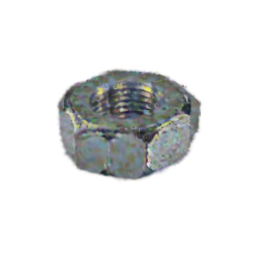
#> input picture guidance/test_imgs/AAAI.png, 256 x 256 px, found by its file name
$ python mask4.py
#> lines starting #> are read from the running program, lines starting #| are printed output that depends on the picture; after the words box and inside, x2 and y2 are one past the last pixel; in counts of white or black regions, pixels touching at a corner belong together
#> further down, image is the input picture: shape (256, 256, 3); mean B, G, R 229.5, 229.6, 228.5
import cv2
import numpy as np
import argparse
import os

import cv2
import numpy as np

def generate_binary_mask_01(original_image: np.ndarray, verbose: bool = False) -> np.ndarray:
    """
    生成一个值为 0 和 1 的二值掩码 (binary mask)，适用于白色背景下的物体分割。
    无连通域分析，直接返回整体前景区域。
    """
#> called with verbose = False
    if verbose:
        print("--- [generate_binary_mask_01] 使用HSV分割白色背景物体（无连通域筛选） ---")

    if original_image.ndim != 3 or original_image.shape[2] != 3:
        if verbose:
            print("错误: 输入图像必须是3通道BGR格式。")
        return None

    height, width = original_image.shape[:2]
#> height = 256; width = 256

    # 转换为 HSV 色彩空间
    hsv = cv2.cvtColor(original_image, cv2.COLOR_BGR2HSV)
#> hsv: shape (256, 256, 3); mean H, S, V 17, 6.6, 230.8

    # 背景为白色区域: 饱和度S低 + 亮度V高
    white_bg_mask = cv2.inRange(hsv, (0, 0, 240), (180, 10, 255))
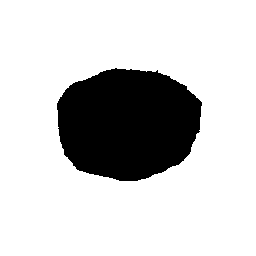
#> white_bg_mask: shape (256, 256); 80.3% white; 1 black region, box (x1, y1, x2, y2) and area: (57, 68, 202, 181) 12917
    fg_mask = cv2.bitwise_not(white_bg_mask)  # 此时 fg_mask 是 0/255 的二值图

    if verbose:
        white_ratio = np.mean(white_bg_mask > 0)
        print(f"[HSV] 背景白色比例: {white_ratio*100:.2f}%")

    # 边缘增强（连接断裂区域）
    edges = cv2.Canny(fg_mask, 50, 150)
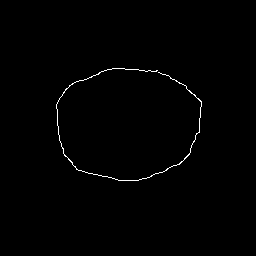
#> edges: shape (256, 256); 0.65% white in thin lines or dots, all inside (x1, y1, x2, y2) = (56, 68, 202, 181)
    dilated_edges = cv2.dilate(edges, np.ones((3, 3), np.uint8), iterations=1)
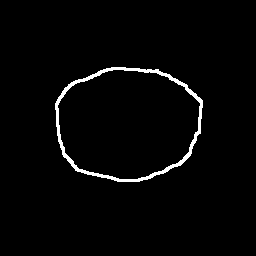
#> dilated_edges: shape (256, 256); 2.2% white; 1 white region, box (x1, y1, x2, y2) and area: (55, 67, 203, 182) 1460
    fg_mask = cv2.bitwise_or(fg_mask, dilated_edges)
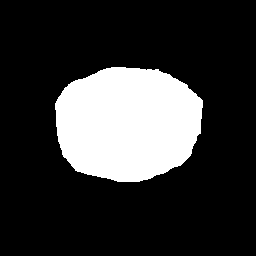
#> fg_mask: shape (256, 256); 20.8% white; 1 white region, box (x1, y1, x2, y2) and area: (55, 67, 203, 182) 13654

    # 形态学处理（去除小噪声，填补小孔洞）
    kernel_size = max(3, min(9, int(min(height, width) / 200)))
#> kernel_size = 3
    kernel = cv2.getStructuringElement(cv2.MORPH_ELLIPSE, (kernel_size, kernel_size))
#> kernel = [[0, 1, 0], [1, 1, 1], [0, 1, 0]]
    fg_mask = cv2.morphologyEx(fg_mask, cv2.MORPH_OPEN, kernel, iterations=1)
#> fg_mask: shape (256, 256); 20.8% white; 1 white region, box (x1, y1, x2, y2) and area: (55, 67, 203, 182) 13650
    fg_mask = cv2.morphologyEx(fg_mask, cv2.MORPH_CLOSE, kernel, iterations=2)
#> fg_mask: shape (256, 256); 20.8% white; 1 white region, box (x1, y1, x2, y2) and area: (55, 67, 203, 182) 13656

    if verbose:
        print(f"形态学处理完成，核大小: {kernel_size}")

    # 直接返回完整前景掩码（不做最大连通域筛选）
    final_mask_01 = (fg_mask / 255).astype(np.uint8)

    if verbose:
        print("生成 0/1 二值掩码完成（未使用连通域筛选）。")

    return final_mask_01


if __name__ == "__main__":
    parser = argparse.ArgumentParser(description="使用 HSV 方法对白色背景图像进行主体分割")
    parser.add_argument("--image_path", type=str, default="/root/LucidDreamer/guidance/test_imgs/AAAI.png", help="输入图像路径")
    parser.add_argument("--save_path", type=str, default="/root/LucidDreamer/guidance/test_imgs/mask_binary.png", help="保存可视化掩码的路径")
    parser.add_argument("--verbose", action="store_true", help="打印详细调试信息")
    args = parser.parse_args()

    if not os.path.exists(args.image_path):
        print(f"错误：找不到文件 {args.image_path}")
        exit(1)

    image = cv2.imread(args.image_path)
    if image is None:
        print("错误：图像读取失败。")
        exit(1)

    # 调用新函数，得到 0/1 掩码
    mask_01 = generate_binary_mask_01(image, verbose=args.verbose)

    if mask_01 is not None:
        print(f"生成的掩码的唯一值: {np.unique(mask_01)}") # 应该会打印 [0 1]
#| 生成的掩码的唯一值: [0 1]
        print(f"掩码的数据类型: {mask_01.dtype}")
#| 掩码的数据类型: uint8

        # 在这里，你可以使用 mask_01 进行任何计算
        # 例如: masked_image = image * mask_01[:, :, np.newaxis]

        # --- 为了保存和可视化，创建一个 0/255 版本的掩码 ---
        mask_to_save = (mask_01 * 255).astype(np.uint8)

        save_path = args.save_path
        if save_path is None:
            base, ext = os.path.splitext(args.image_path)
            save_path = base + "_mask_binary.png"

        cv2.imwrite(save_path, mask_to_save)
        print(f"[完成] 已保存可视化掩码 (0/255) 至: {save_path}")
    else:
        print("[失败] 蒙版生成失败。")

$ run again, with guidance/test_imgs/12.png copied over guidance/test_imgs/AAAI.png
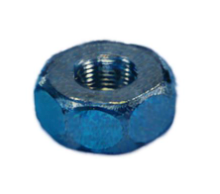
#> input picture guidance/test_imgs/12.png, 220 x 194 px, found by its file name
#> image is the input picture: shape (194, 220, 3); mean B, G, R 213.4, 203.4, 189.2
#> hsv: shape (194, 220, 3); mean H, S, V 36.1, 49.6, 213.5
#> in generate_binary_mask_01, `white_bg_mask = cv2.inRange(hsv, (0, 0, 240), (180, 10, 255))`:
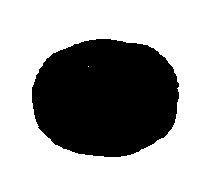
#> white_bg_mask: shape (194, 220); 67.1% white; 1 black region, box (x1, y1, x2, y2) and area: (32, 39, 179, 157) 14036
#> edges: shape (194, 220); 1.1% white in thin lines or dots, all inside (x1, y1, x2, y2) = (31, 38, 179, 157)
#> dilated_edges: shape (194, 220); 3.6% white; 2 white regions, box (x1, y1, x2, y2) and area: (30, 37, 180, 158) 1511, (86, 64, 91, 69) 25
#> in generate_binary_mask_01, `fg_mask = cv2.bitwise_or(fg_mask, dilated_edges)`:
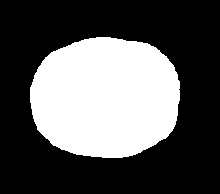
#> fg_mask: shape (194, 220); 34.7% white; 1 white region, box (x1, y1, x2, y2) and area: (30, 37, 180, 158) 14801
#> final_mask_01: shape (194, 220); values 0 (black) and 1 (white), 34.7% white; 1 white region, box (x1, y1, x2, y2) and area: (30, 37, 180, 158) 14798
#| 生成的掩码的唯一值: [0 1]
#| 掩码的数据类型: uint8
